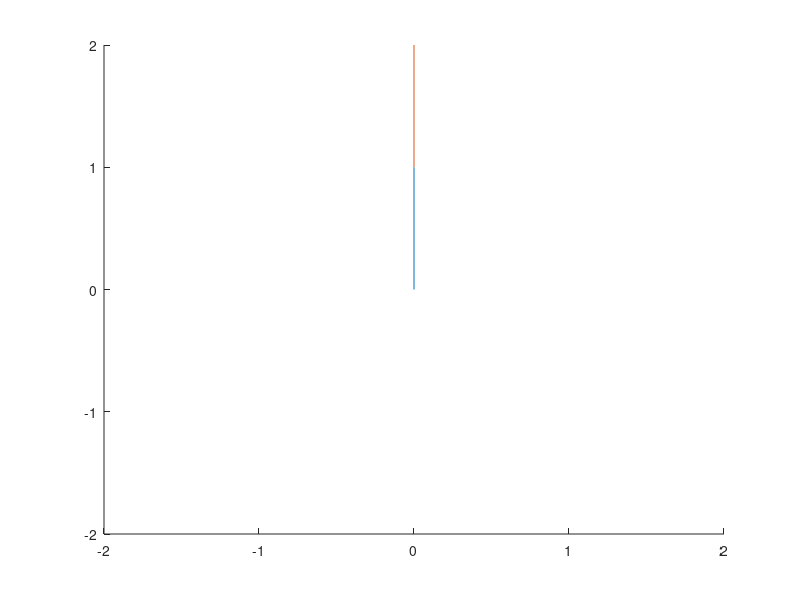
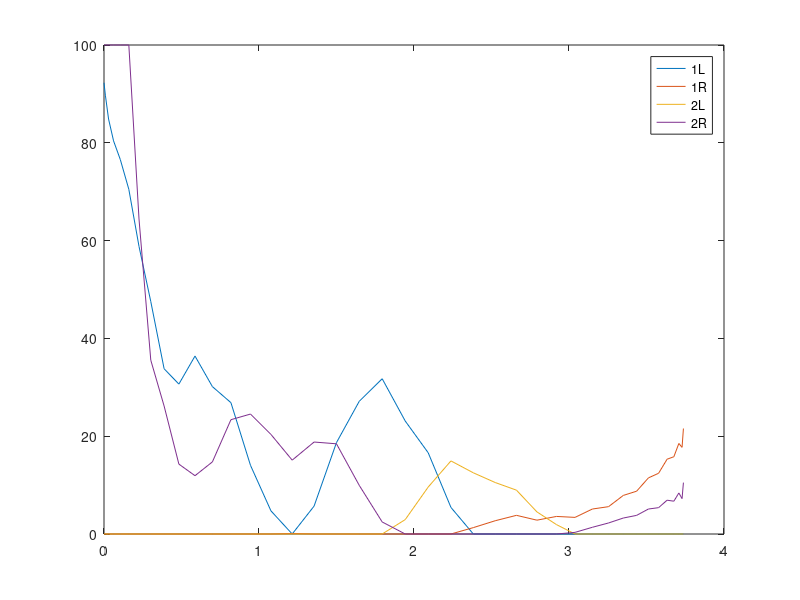

Reproduce these figures in MATLAB, in order.
%-------------------------------------------------------------------------%
%                             Extract Solution                            %
%-------------------------------------------------------------------------%
auxdata.g = 9.81;
auxdata.L1 = 1;
auxdata.L2 = 1;
auxdata.m1 = 1;
auxdata.m2 = 1;

time = load('t.dat')';
state = load('x.dat')';
control = load('u.dat')';
%time = load('simtwolink_t.dat');
%state = load('simtwolink_x.dat');

theta1 = state(:, 1);
theta2 = state(:, 2);

X1 = auxdata.L1 * cos(theta1);
Y1 = auxdata.L1 * sin(theta1);
X2 = X1 + auxdata.L2 * cos(theta1 + theta2);
Y2 = Y1 + auxdata.L2 * sin(theta1 + theta2);

h = figure;
hold on;
axis(2 * [-1 1 -1 1]);
for i = 1:length(time)
    plot([0 X1(i)], [0 Y1(i)]);
    plot([X1(i) X2(i)], [Y1(i) Y2(i)]);
    pause(0.50);
    cla;
end
plot([0 X1(i)], [0 Y1(i)]);
plot([X1(i) X2(i)], [Y1(i) Y2(i)]);

figure;
plot(time, control);
legend('1L', '1R', '2L', '2R');
